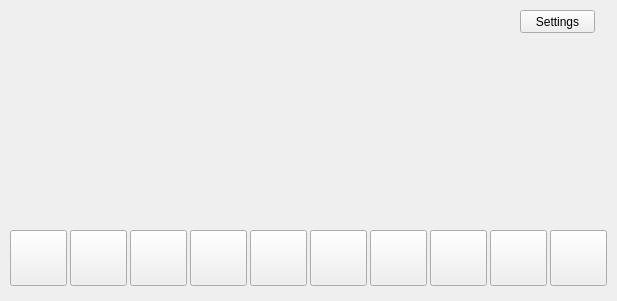
<?xml version="1.0" encoding="UTF-8"?>
<ui version="4.0">
 <class>MainWindow</class>
 <widget class="QMainWindow" name="MainWindow">
  <property name="geometry">
   <rect>
    <x>0</x>
    <y>0</y>
    <width>617</width>
    <height>301</height>
   </rect>
  </property>
  <property name="minimumSize">
   <size>
    <width>617</width>
    <height>301</height>
   </size>
  </property>
  <property name="maximumSize">
   <size>
    <width>617</width>
    <height>301</height>
   </size>
  </property>
  <property name="windowTitle">
   <string>Microsoft Office</string>
  </property>
  <property name="windowIcon">
   <iconset resource="resources.qrc">
    <normaloff>:/img/favicon_metro.ico</normaloff>:/img/favicon_metro.ico</iconset>
  </property>
  <widget class="QWidget" name="centralWidget">
   <property name="minimumSize">
    <size>
     <width>617</width>
     <height>301</height>
    </size>
   </property>
   <property name="maximumSize">
    <size>
     <width>617</width>
     <height>301</height>
    </size>
   </property>
   <widget class="QLabel" name="label">
    <property name="geometry">
     <rect>
      <x>0</x>
      <y>0</y>
      <width>617</width>
      <height>301</height>
     </rect>
    </property>
    <property name="minimumSize">
     <size>
      <width>617</width>
      <height>301</height>
     </size>
    </property>
    <property name="maximumSize">
     <size>
      <width>617</width>
      <height>301</height>
     </size>
    </property>
    <property name="text">
     <string/>
    </property>
    <property name="pixmap">
     <pixmap resource="resources.qrc">:/img/imgres.png</pixmap>
    </property>
    <property name="alignment">
     <set>Qt::AlignCenter</set>
    </property>
   </widget>
   <widget class="QPushButton" name="pushButton">
    <property name="geometry">
     <rect>
      <x>10</x>
      <y>230</y>
      <width>57</width>
      <height>56</height>
     </rect>
    </property>
    <property name="toolTip">
     <string>&lt;html&gt;&lt;head/&gt;&lt;body&gt;&lt;p&gt;&lt;span style=&quot; font-weight:600; color:#295497;&quot;&gt;Word&lt;/span&gt;&lt;/p&gt;&lt;/body&gt;&lt;/html&gt;</string>
    </property>
    <property name="text">
     <string/>
    </property>
    <property name="icon">
     <iconset resource="resources.qrc">
      <normaloff>:/img/word.png</normaloff>:/img/word.png</iconset>
    </property>
    <property name="iconSize">
     <size>
      <width>40</width>
      <height>40</height>
     </size>
    </property>
    <property name="autoDefault">
     <bool>false</bool>
    </property>
    <property name="default">
     <bool>false</bool>
    </property>
    <property name="flat">
     <bool>false</bool>
    </property>
   </widget>
   <widget class="QPushButton" name="pushButton_2">
    <property name="geometry">
     <rect>
      <x>70</x>
      <y>230</y>
      <width>57</width>
      <height>56</height>
     </rect>
    </property>
    <property name="contextMenuPolicy">
     <enum>Qt::DefaultContextMenu</enum>
    </property>
    <property name="toolTip">
     <string>&lt;html&gt;&lt;head/&gt;&lt;body&gt;&lt;p&gt;&lt;span style=&quot; font-weight:600; color:#1e6e42;&quot;&gt;Excel&lt;/span&gt;&lt;/p&gt;&lt;/body&gt;&lt;/html&gt;</string>
    </property>
    <property name="text">
     <string/>
    </property>
    <property name="icon">
     <iconset theme="Excel" resource="resources.qrc">
      <normaloff>:/img/excel.png</normaloff>:/img/excel.png</iconset>
    </property>
    <property name="iconSize">
     <size>
      <width>40</width>
      <height>40</height>
     </size>
    </property>
    <property name="checkable">
     <bool>false</bool>
    </property>
    <property name="autoDefault">
     <bool>false</bool>
    </property>
    <property name="default">
     <bool>false</bool>
    </property>
    <property name="flat">
     <bool>false</bool>
    </property>
   </widget>
   <widget class="QPushButton" name="pushButton_3">
    <property name="geometry">
     <rect>
      <x>130</x>
      <y>230</y>
      <width>57</width>
      <height>56</height>
     </rect>
    </property>
    <property name="toolTip">
     <string>&lt;html&gt;&lt;head/&gt;&lt;body&gt;&lt;p&gt;&lt;span style=&quot; font-weight:600; color:#d14424;&quot;&gt;PowerPoint&lt;/span&gt;&lt;/p&gt;&lt;/body&gt;&lt;/html&gt;</string>
    </property>
    <property name="text">
     <string/>
    </property>
    <property name="icon">
     <iconset resource="resources.qrc">
      <normaloff>:/img/powerpoint.png</normaloff>:/img/powerpoint.png</iconset>
    </property>
    <property name="iconSize">
     <size>
      <width>40</width>
      <height>40</height>
     </size>
    </property>
   </widget>
   <widget class="QPushButton" name="pushButton_4">
    <property name="geometry">
     <rect>
      <x>190</x>
      <y>230</y>
      <width>57</width>
      <height>56</height>
     </rect>
    </property>
    <property name="toolTip">
     <string>&lt;html&gt;&lt;head/&gt;&lt;body&gt;&lt;p&gt;&lt;span style=&quot; font-weight:600; color:#9f3336;&quot;&gt;Access&lt;/span&gt;&lt;/p&gt;&lt;/body&gt;&lt;/html&gt;</string>
    </property>
    <property name="text">
     <string/>
    </property>
    <property name="icon">
     <iconset resource="resources.qrc">
      <normaloff>:/img/acess.png</normaloff>:/img/acess.png</iconset>
    </property>
    <property name="iconSize">
     <size>
      <width>40</width>
      <height>40</height>
     </size>
    </property>
   </widget>
   <widget class="QPushButton" name="pushButton_5">
    <property name="geometry">
     <rect>
      <x>250</x>
      <y>230</y>
      <width>57</width>
      <height>56</height>
     </rect>
    </property>
    <property name="toolTip">
     <string>&lt;html&gt;&lt;head/&gt;&lt;body&gt;&lt;p&gt;&lt;span style=&quot; font-weight:600; color:#006dc3;&quot;&gt;Outlook&lt;/span&gt;&lt;/p&gt;&lt;/body&gt;&lt;/html&gt;</string>
    </property>
    <property name="text">
     <string/>
    </property>
    <property name="icon">
     <iconset resource="resources.qrc">
      <normaloff>:/img/outlook.png</normaloff>:/img/outlook.png</iconset>
    </property>
    <property name="iconSize">
     <size>
      <width>40</width>
      <height>40</height>
     </size>
    </property>
   </widget>
   <widget class="QPushButton" name="pushButton_6">
    <property name="geometry">
     <rect>
      <x>310</x>
      <y>230</y>
      <width>57</width>
      <height>56</height>
     </rect>
    </property>
    <property name="toolTip">
     <string>&lt;html&gt;&lt;head/&gt;&lt;body&gt;&lt;p&gt;&lt;span style=&quot; font-weight:600; color:#36509e;&quot;&gt;Visio&lt;/span&gt;&lt;/p&gt;&lt;/body&gt;&lt;/html&gt;</string>
    </property>
    <property name="text">
     <string/>
    </property>
    <property name="icon">
     <iconset resource="resources.qrc">
      <normaloff>:/img/Visio.png</normaloff>:/img/Visio.png</iconset>
    </property>
    <property name="iconSize">
     <size>
      <width>40</width>
      <height>40</height>
     </size>
    </property>
   </widget>
   <widget class="QPushButton" name="pushButton_7">
    <property name="geometry">
     <rect>
      <x>370</x>
      <y>230</y>
      <width>57</width>
      <height>56</height>
     </rect>
    </property>
    <property name="toolTip">
     <string>&lt;html&gt;&lt;head/&gt;&lt;body&gt;&lt;p&gt;&lt;span style=&quot; font-weight:600; color:#7d3678;&quot;&gt;OneNote&lt;/span&gt;&lt;/p&gt;&lt;/body&gt;&lt;/html&gt;</string>
    </property>
    <property name="text">
     <string/>
    </property>
    <property name="icon">
     <iconset resource="resources.qrc">
      <normaloff>:/img/onenote.png</normaloff>:/img/onenote.png</iconset>
    </property>
    <property name="iconSize">
     <size>
      <width>40</width>
      <height>40</height>
     </size>
    </property>
   </widget>
   <widget class="QPushButton" name="pushButton_8">
    <property name="geometry">
     <rect>
      <x>430</x>
      <y>230</y>
      <width>57</width>
      <height>56</height>
     </rect>
    </property>
    <property name="toolTip">
     <string>&lt;html&gt;&lt;head/&gt;&lt;body&gt;&lt;p&gt;&lt;span style=&quot; font-weight:600; color:#2f712d;&quot;&gt;Project&lt;/span&gt;&lt;/p&gt;&lt;/body&gt;&lt;/html&gt;</string>
    </property>
    <property name="text">
     <string/>
    </property>
    <property name="icon">
     <iconset resource="resources.qrc">
      <normaloff>:/img/Project 2016.png</normaloff>:/img/Project 2016.png</iconset>
    </property>
    <property name="iconSize">
     <size>
      <width>40</width>
      <height>40</height>
     </size>
    </property>
   </widget>
   <widget class="QPushButton" name="pushButton_9">
    <property name="geometry">
     <rect>
      <x>490</x>
      <y>230</y>
      <width>57</width>
      <height>56</height>
     </rect>
    </property>
    <property name="toolTip">
     <string>&lt;html&gt;&lt;head/&gt;&lt;body&gt;&lt;p&gt;&lt;span style=&quot; font-weight:600; color:#076f63;&quot;&gt;Publisher&lt;/span&gt;&lt;/p&gt;&lt;/body&gt;&lt;/html&gt;</string>
    </property>
    <property name="text">
     <string/>
    </property>
    <property name="icon">
     <iconset resource="resources.qrc">
      <normaloff>:/img/Publisher 2016.png</normaloff>:/img/Publisher 2016.png</iconset>
    </property>
    <property name="iconSize">
     <size>
      <width>40</width>
      <height>40</height>
     </size>
    </property>
   </widget>
   <widget class="QPushButton" name="pushButton_10">
    <property name="geometry">
     <rect>
      <x>550</x>
      <y>230</y>
      <width>57</width>
      <height>56</height>
     </rect>
    </property>
    <property name="toolTip">
     <string>&lt;html&gt;&lt;head/&gt;&lt;body&gt;&lt;p&gt;&lt;span style=&quot; font-weight:600; color:#0947ae;&quot;&gt;OneDrive for Business&lt;/span&gt;&lt;/p&gt;&lt;/body&gt;&lt;/html&gt;</string>
    </property>
    <property name="text">
     <string/>
    </property>
    <property name="icon">
     <iconset resource="resources.qrc">
      <normaloff>:/img/OneDrive for Business.png</normaloff>:/img/OneDrive for Business.png</iconset>
    </property>
    <property name="iconSize">
     <size>
      <width>40</width>
      <height>40</height>
     </size>
    </property>
   </widget>
   <widget class="QPushButton" name="pushButton_11">
    <property name="geometry">
     <rect>
      <x>520</x>
      <y>10</y>
      <width>75</width>
      <height>23</height>
     </rect>
    </property>
    <property name="text">
     <string>Settings</string>
    </property>
   </widget>
  </widget>
 </widget>
 <layoutdefault spacing="6" margin="11"/>
 <resources>
  <include location="resources.qrc"/>
 </resources>
 <connections/>
</ui>
